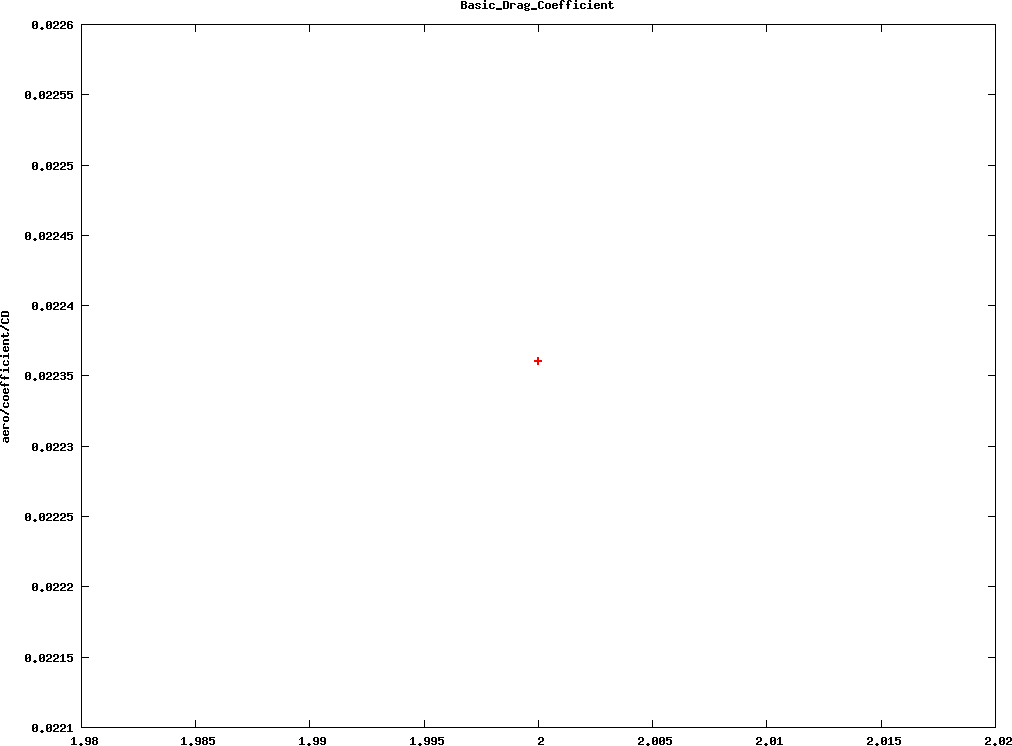

Write the gnuplot code that produced this figure.
#! gnuplot 
set title "Basic_Drag_Coefficient"
set xlabel ""
set ylabel "aero/coefficient/CD"
set term png medium size 1024,768 crop
unset key

set out 'Basic_Drag_Coefficient.png'
plot \
'Basic_Drag_Coefficient.dat' w linespoints lw 2
set out
set term png medium size 1024,768 crop
